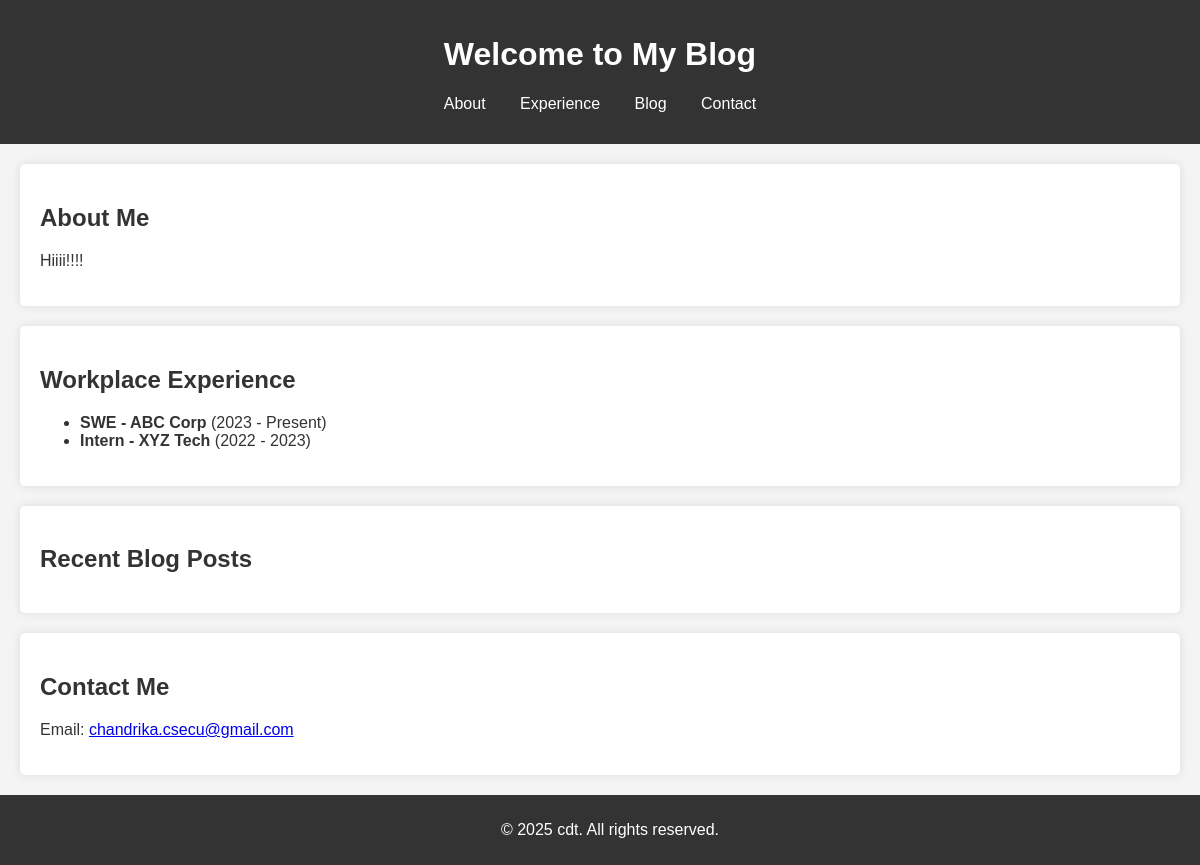
/portfolio/, run on an earlier commit of the app's database.
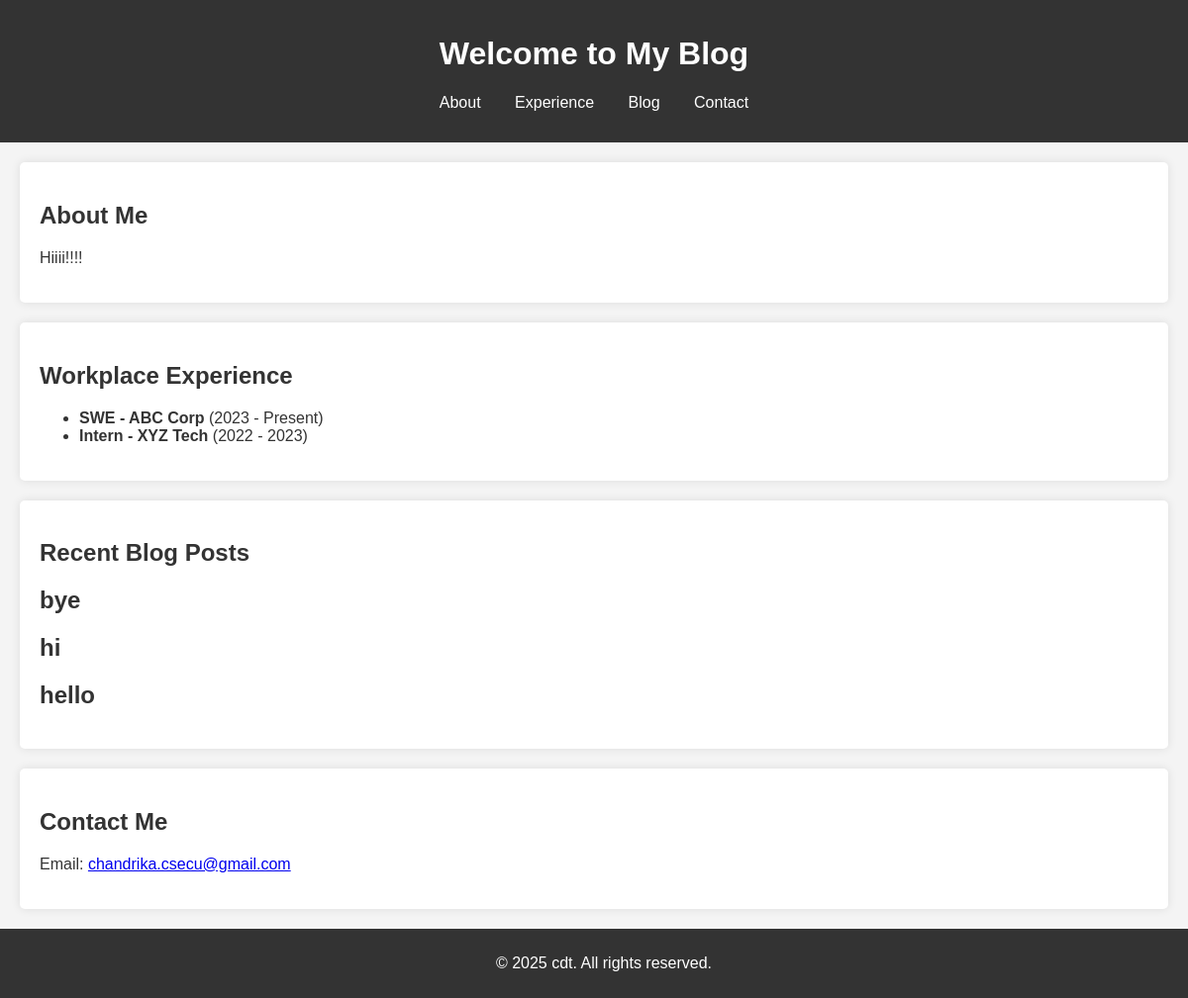
And on a later commit of the database.
### posts/models.py (models this page shows)
class Post(models.Model):
    title= models.CharField(max_length=60)
    content = models.TextField()
    publish_date= models.DateField()

### posts/views.py (the view)
# urls.py: path('portfolio/',portfolio_view),
def portfolio_view(request):
    portfolio_data= Post.objects.all().order_by('-id')[:3]
    context={
        "data":portfolio_data
    }
    return render(request,"portfolio.html", context)

### templates/portfolio.html (shortened to what this page needs)
<!DOCTYPE html>
<html lang="en">
<head>
</head>
<body>
    <header>
        <h1>Welcome to My Blog</h1>
        <nav>
            <ul>
                <li><a href="#about">About</a></li>
                <li><a href="#experience">Experience</a></li>
                <li><a href="#blog">Blog</a></li>
                <li><a href="#contact">Contact</a></li>
            </ul>
        </nav>
    </header>
    <section id="about">
        <h2>About Me</h2>
        <p>Hiiii!!!!</p>
    </section>
    <section id="experience">
        <h2>Workplace Experience</h2>
        <ul>
            <li><strong>SWE - ABC Corp</strong> (2023 - Present)</li>
            <li><strong>Intern - XYZ Tech</strong> (2022 - 2023)</li>
        </ul>
    </section>
    <section id="blog">
        <h2>Recent Blog Posts</h2>
        {% for post in data %}
        <div class="article">
            <h2>{{ post.title }}</h2>
        </div>
    {% endfor %}
    </section>
    <section id="contact">
        <h2>Contact Me</h2>
        <p>Email: <a href="mailto:chandrika.csecu@gmail.com">chandrika.csecu@gmail.com</a></p>
    </section>
    <footer>
        <p>&copy; 2025 cdt. All rights reserved.</p>
    </footer>
</body>
</html>

What changed in the data, as far as the page shows it:
added Post: title "bye"
added Post: title "hi"
added Post: title "hello"
